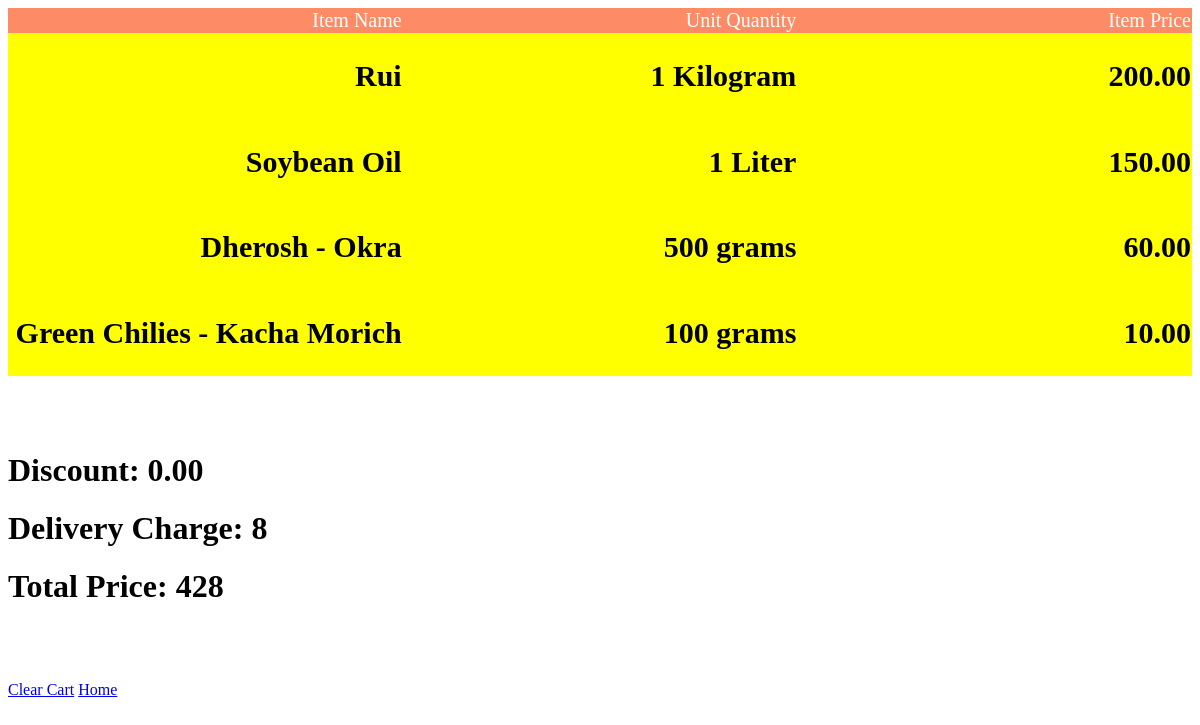
The page /cart/ (signed in) on the database its author committed.
### user/models.py (models this page shows, shortened)
class Item(models.Model):
    itemID = models.UUIDField(primary_key=True, default=uuid.uuid4, editable=False)
    itemName = models.CharField(max_length=100)
    itemType = models.CharField(default="", max_length=50)
    itemPrice = models.DecimalField(max_digits=10, decimal_places=2)
    itemQuantity = models.PositiveIntegerField(default=0)
    itemUnitQuantity = models.CharField(max_length=100, default="Not Specified")
    itemDescription = models.TextField()
    itemImage = models.ImageField(blank=True, default='item_pics/default_item.jpg', upload_to='item_pics')

class Cart(models.Model):
    user = models.OneToOneField(User, on_delete=models.CASCADE)
    items = models.ManyToManyField(Item, blank=True)
    deliveryCharge = models.DecimalField(max_digits=10, decimal_places=2, default=0)
    totalPrice = models.DecimalField(max_digits=10, decimal_places=2, default=0)
    def setTotalPrice(self):
        total = self.totalPrice
        for item in self.items.all():
            total += item.itemPrice
        self.totalPrice = total
    def setDeliveryCharge(self):
        self.deliveryCharge = math.floor(float(self.totalPrice) * 0.02)
    def save(self, *args, **kwargs):
        super().save(*args, **kwargs)
        self.setTotalPrice()
        self.setDeliveryCharge()

### user/views.py (the view)
# urls.py: re_path(r'cart/$', user_views.cart_view, name='cart'),
@login_required
def cart_view(request):
    product_id = request.GET.get('product')
    user = request.user
    try:
        user.cart.items.add(Item.objects.get(itemID=product_id))
    except Item.DoesNotExist:
        pass
    user.cart.save()
    return render(request, 'user/cart.html', {'user': user})

### user/templates/user/cart.html (shortened to what this page needs)
<!DOCTYPE html>
<html lang="en">
<head>
    <link rel="stylesheet" href="/static/style.css"/>
</head>
<body>
<section id="cart-container" class="container">
    <table width="100%">
        <thead>
        <tr>
            <td>Item Name</td>
            <td>Unit Quantity</td>
            <td>Item Price</td>
        </tr>
        </thead>
        <tbody>
            {% for item in user.cart.items.all %}
                <tr>
                    <td>
                        <h1>{{ item.itemName }}</h1>
                    </td>
                    <td>
                        <h1>{{ item.itemUnitQuantity }}</h1>
                    </td>
                    <td>
                        <h1>{{ item.itemPrice }}</h1>
                    </td>
                </tr>
            {% endfor %}
        </tbody>
    </table>
</section>
<br><br><br>
<h1><strong>Discount: </strong>0.00</h1>
<h1><strong>Delivery Charge: </strong>{{ user.cart.deliveryCharge }}</h1>
<h1><strong>Total Price: </strong>{{ user.cart.totalPrice|add:user.cart.deliveryCharge }}</h1>
<br><br><br>
<a href="http://127.0.0.1:8000/clear_cart/">Clear Cart</a>
<a href="http://127.0.0.1:8000">Home</a>
</body>
</html>

### static/style.css (style rules this page uses)
#cart-container table { border-collapse:collapse; width:100%; table-layout:fixed; }
#cart-container table thead { font-weight: 200; }
#cart-container table thead td { background: #fd8c66; color: #fff; border:none; }
.container { background-color:yellow; font-size: 20px; text-align:right; }

### rows shown on the page
Item: itemName "Rui", itemUnitQuantity "1 Kilogram", itemPrice "200.00"
Item: itemName "Soybean Oil", itemUnitQuantity "1 Liter", itemPrice "150.00"
Item: itemName "Dherosh - Okra", itemUnitQuantity "500 grams", itemPrice "60.00"
Item: itemName "Green Chilies - Kacha Morich", itemUnitQuantity "100 grams", itemPrice "10.00"

### other values the page prints
{{ user.cart.deliveryCharge }} "8"
{{ user.cart.totalPrice|add:user.cart.deliveryCharge }} "428"
